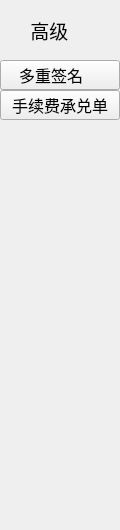
<?xml version="1.0" encoding="UTF-8"?>
<ui version="4.0">
 <class>FunctionAdvanceWidget</class>
 <widget class="QWidget" name="FunctionAdvanceWidget">
  <property name="geometry">
   <rect>
    <x>0</x>
    <y>0</y>
    <width>120</width>
    <height>530</height>
   </rect>
  </property>
  <property name="font">
   <font>
    <pointsize>12</pointsize>
   </font>
  </property>
  <property name="windowTitle">
   <string>Form</string>
  </property>
  <widget class="QLabel" name="label">
   <property name="geometry">
    <rect>
     <x>0</x>
     <y>0</y>
     <width>120</width>
     <height>60</height>
    </rect>
   </property>
   <property name="font">
    <font>
     <pointsize>14</pointsize>
    </font>
   </property>
   <property name="text">
    <string>高级    </string>
   </property>
   <property name="alignment">
    <set>Qt::AlignCenter</set>
   </property>
  </widget>
  <widget class="QToolButton" name="toolButton_multiSig">
   <property name="geometry">
    <rect>
     <x>0</x>
     <y>60</y>
     <width>120</width>
     <height>30</height>
    </rect>
   </property>
   <property name="minimumSize">
    <size>
     <width>120</width>
     <height>30</height>
    </size>
   </property>
   <property name="maximumSize">
    <size>
     <width>120</width>
     <height>30</height>
    </size>
   </property>
   <property name="text">
    <string>多重签名    </string>
   </property>
  </widget>
  <widget class="QToolButton" name="toolButton_poundage">
   <property name="geometry">
    <rect>
     <x>0</x>
     <y>90</y>
     <width>120</width>
     <height>30</height>
    </rect>
   </property>
   <property name="minimumSize">
    <size>
     <width>120</width>
     <height>30</height>
    </size>
   </property>
   <property name="maximumSize">
    <size>
     <width>120</width>
     <height>30</height>
    </size>
   </property>
   <property name="text">
    <string>手续费承兑单</string>
   </property>
  </widget>
 </widget>
 <resources/>
 <connections/>
</ui>
